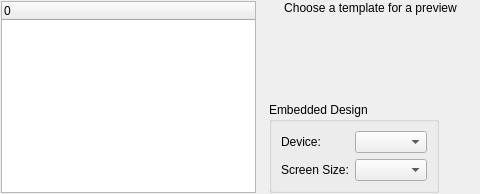
<?xml version="1.0" encoding="UTF-8"?>
<ui version="4.0">
 <comment>*********************************************************************
**
** Copyright (C) 2014 Digia Plc and/or its subsidiary(-ies).
** Contact: http://www.qt-project.org/legal
**
** This file is part of the Qt Designer of the Qt Toolkit.
**
** $QT_BEGIN_LICENSE:LGPL$
** Commercial License Usage
** Licensees holding valid commercial Qt licenses may use this file in
** accordance with the commercial license agreement provided with the
** Software or, alternatively, in accordance with the terms contained in
** a written agreement between you and Digia.  For licensing terms and
** conditions see http://qt.digia.com/licensing.  For further information
** use the contact form at http://qt.digia.com/contact-us.
**
** GNU Lesser General Public License Usage
** Alternatively, this file may be used under the terms of the GNU Lesser
** General Public License version 2.1 as published by the Free Software
** Foundation and appearing in the file LICENSE.LGPL included in the
** packaging of this file.  Please review the following information to
** ensure the GNU Lesser General Public License version 2.1 requirements
** will be met: http://www.gnu.org/licenses/old-licenses/lgpl-2.1.html.
**
** In addition, as a special exception, Digia gives you certain additional
** rights.  These rights are described in the Digia Qt LGPL Exception
** version 1.1, included in the file LGPL_EXCEPTION.txt in this package.
**
** GNU General Public License Usage
** Alternatively, this file may be used under the terms of the GNU
** General Public License version 3.0 as published by the Free Software
** Foundation and appearing in the file LICENSE.GPL included in the
** packaging of this file.  Please review the following information to
** ensure the GNU General Public License version 3.0 requirements will be
** met: http://www.gnu.org/copyleft/gpl.html.
**
**
** $QT_END_LICENSE$
**
*********************************************************************</comment>
 <class>qdesigner_internal::NewFormWidget</class>
 <widget class="QWidget" name="qdesigner_internal::NewFormWidget">
  <property name="geometry">
   <rect>
    <x>0</x>
    <y>0</y>
    <width>480</width>
    <height>194</height>
   </rect>
  </property>
  <layout class="QHBoxLayout">
   <property name="spacing">
    <number>6</number>
   </property>
   <property name="margin">
    <number>1</number>
   </property>
   <item>
    <widget class="QTreeWidget" name="treeWidget">
     <property name="minimumSize">
      <size>
       <width>200</width>
       <height>0</height>
      </size>
     </property>
     <property name="iconSize">
      <size>
       <width>128</width>
       <height>128</height>
      </size>
     </property>
     <property name="rootIsDecorated">
      <bool>false</bool>
     </property>
     <property name="columnCount">
      <number>1</number>
     </property>
     <column>
      <property name="text">
       <string>0</string>
      </property>
     </column>
    </widget>
   </item>
   <item>
    <layout class="QVBoxLayout" name="verticalLayout">
     <item>
      <widget class="QLabel" name="lblPreview">
       <property name="sizePolicy">
        <sizepolicy hsizetype="Expanding" vsizetype="Preferred">
         <horstretch>0</horstretch>
         <verstretch>0</verstretch>
        </sizepolicy>
       </property>
       <property name="lineWidth">
        <number>1</number>
       </property>
       <property name="text">
        <string>Choose a template for a preview</string>
       </property>
       <property name="alignment">
        <set>Qt::AlignCenter</set>
       </property>
       <property name="margin">
        <number>5</number>
       </property>
      </widget>
     </item>
     <item>
      <spacer name="verticalSpacer">
       <property name="orientation">
        <enum>Qt::Vertical</enum>
       </property>
       <property name="sizeHint" stdset="0">
        <size>
         <width>20</width>
         <height>40</height>
        </size>
       </property>
      </spacer>
     </item>
     <item>
      <layout class="QHBoxLayout" name="horizontalLayout">
       <item>
        <spacer name="horizontalSpacer">
         <property name="orientation">
          <enum>Qt::Horizontal</enum>
         </property>
         <property name="sizeType">
          <enum>QSizePolicy::Fixed</enum>
         </property>
         <property name="sizeHint" stdset="0">
          <size>
           <width>7</width>
           <height>0</height>
          </size>
         </property>
        </spacer>
       </item>
       <item>
        <widget class="QGroupBox" name="embeddedGroup">
         <property name="title">
          <string>Embedded Design</string>
         </property>
         <layout class="QGridLayout" name="gridLayout">
          <item row="0" column="1">
           <widget class="QComboBox" name="profileComboBox"/>
          </item>
          <item row="1" column="1">
           <widget class="QComboBox" name="sizeComboBox"/>
          </item>
          <item row="0" column="0">
           <widget class="QLabel" name="label">
            <property name="text">
             <string>Device:</string>
            </property>
           </widget>
          </item>
          <item row="1" column="0">
           <widget class="QLabel" name="label_2">
            <property name="text">
             <string>Screen Size:</string>
            </property>
           </widget>
          </item>
         </layout>
        </widget>
       </item>
       <item>
        <spacer name="horizontalSpacer_2">
         <property name="orientation">
          <enum>Qt::Horizontal</enum>
         </property>
         <property name="sizeHint" stdset="0">
          <size>
           <width>40</width>
           <height>20</height>
          </size>
         </property>
        </spacer>
       </item>
      </layout>
     </item>
    </layout>
   </item>
  </layout>
 </widget>
 <resources/>
 <connections/>
</ui>
